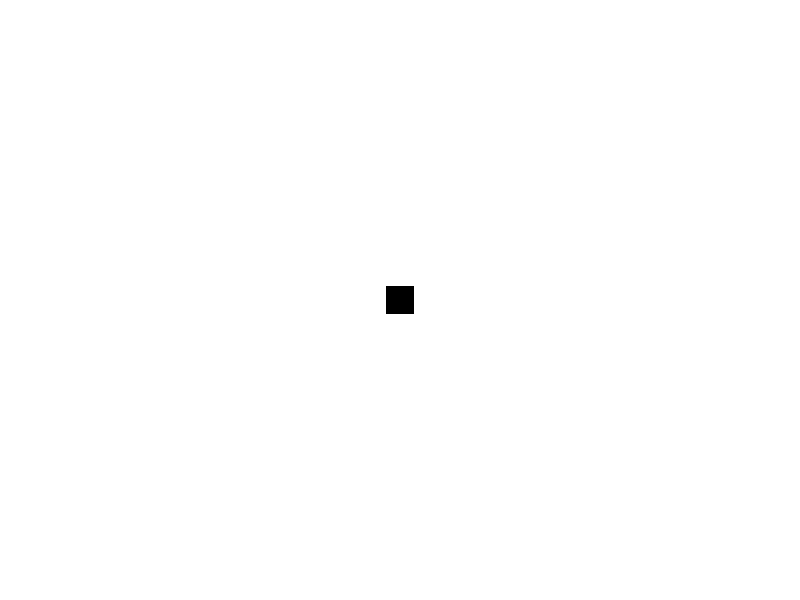

Generate this figure with R:
f <- 'icon1.png'
width <- 30
height <- 30
png(f, width = width, height = height, bg = 'transparent')
par(mar=c(0,0,0,0))
plot(.5, .5, pch = 15, col = 'black', cex = min(width, height) / 8,
     bty = 'n', axes = FALSE, ylab = '', xlab = '', type = 'p')
dev.off()



